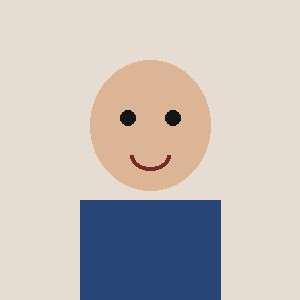
#> input picture demo/faces/victim_1.jpg, 300 x 300 px
$ python make_mockweb.py
#> lines starting #> are read from the running program, lines starting #| are printed output that depends on the picture
from __future__ import annotations

import json
import shutil
import sys
from pathlib import Path

sys.path.insert(0, str(Path(__file__).resolve().parent.parent))

import cv2
import numpy as np
from PIL import Image, ImageDraw, ImageEnhance

from shield import pdq

BASE = Path(__file__).resolve().parent
OUT = BASE / "mockweb"


def _victim() -> Image.Image:
    path = BASE / "faces/victim_1.jpg"
    if path.exists():
        return Image.open(path).convert("RGB")
#> returned value is the input picture: PIL image 300x300 RGB; mean R, G, B 197.8, 190.1, 186.8
    img = Image.new("RGB", (300, 300), (220, 200, 180))
    d = ImageDraw.Draw(img)
    d.ellipse((90, 60, 210, 190), fill=(220, 180, 150))
    d.ellipse((120, 110, 135, 125), fill=(20, 20, 20))
    d.ellipse((165, 110, 180, 125), fill=(20, 20, 20))
    d.arc((130, 140, 170, 170), 0, 180, fill=(120, 40, 40), width=4)
    d.rectangle((80, 200, 220, 300), fill=(40, 70, 120))
    return img


def _overlay(img: Image.Image) -> Image.Image:
    out = img.copy()
    d = ImageDraw.Draw(out)
    d.text((10, 10), "LEAKED", fill=(255, 0, 0))
    return out


def _screenshot(img: Image.Image) -> Image.Image:
    canvas = Image.new("RGB", (img.width + 80, img.height + 80), (30, 30, 30))
#> canvas: PIL image 380x380 RGB; every value is 30
    canvas.paste(img, (40, 40))
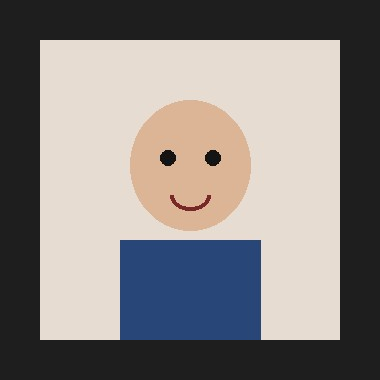
#> canvas: PIL image 380x380 RGB; mean R, G, B 134.6, 129.8, 127.7
    return canvas


def _face_on_body(victim: Image.Image, decoy: Image.Image) -> Image.Image:
    out = decoy.copy()
    try:
        arr = cv2.cvtColor(np.array(victim), cv2.COLOR_RGB2BGR)
        from shield.face import detect_faces
        faces = detect_faces(arr)
        if len(faces):
            x, y, w, h = map(int, faces[0][:4])
            face_img = victim.crop((x, y, x + w, y + h)).resize((90, 90))
            out.paste(face_img, (out.width // 2 - 45, 40))
    except Exception:
        # paste center crop of victim as fallback
        center = victim.crop((75, 50, 225, 200)).resize((90, 90))
        out.paste(center, (out.width // 2 - 45, 40))
    return out


def _make_decoy(i: int) -> Image.Image:
    img = Image.new("RGB", (300, 300), (180 + i % 40, 160 + i % 30, 140 + i % 20))
    d = ImageDraw.Draw(img)
    d.ellipse((90, 60, 210, 190), fill=(200, 160 + i % 40, 130))
    d.ellipse((120, 110, 135, 125), fill=(20, 20, 20))
    d.ellipse((165, 110, 180, 125), fill=(20, 20, 20))
    return img


def build(out: str | Path = OUT):
    out = Path(out)
    if out.exists():
        shutil.rmtree(out)
    (out / "img").mkdir(parents=True)
    (out / "forum").mkdir()
    (out / "gallery").mkdir()
    (out / "directory").mkdir()
    (out / "paste").mkdir()
    (out / "blog").mkdir()
    (out / "private").mkdir()
    (out / "archive").mkdir()

    victim = _victim()

    transforms = {
        "orig.jpg": victim,
        "q30.jpg": victim,
        "resize50.jpg": victim.resize((victim.width // 2, victim.height // 2)),
        "crop5.jpg": victim.crop((int(victim.width * 0.05), int(victim.height * 0.05), victim.width, victim.height)),
        "flip.jpg": victim.transpose(Image.FLIP_LEFT_RIGHT),
        "rot90.jpg": victim.transpose(Image.ROTATE_90),
        "overlay.jpg": _overlay(victim),
        "bright.jpg": ImageEnhance.Brightness(victim).enhance(1.2),
        "screenshot.jpg": _screenshot(victim),
        "crop30.jpg": victim.crop((int(victim.width * 0.3), int(victim.height * 0.3), victim.width, victim.height)),
    }
    for name, img in transforms.items():
        q = 30 if name == "q30.jpg" else 90
        img.save(out / "img" / name, "JPEG", quality=q)
#> this loop made 10 passes
#> (name, q) on passes 1 to 10: ('orig.jpg', 90), ('q30.jpg', 30), ('resize50.jpg', 90), ('crop5.jpg', 90), ('flip.jpg', 90), ('rot90.jpg', 90), ('overlay.jpg', 90), ('bright.jpg', 90), ('screenshot.jpg', 90), ('crop30.jpg', 90)

    decoys = []
    for i in range(40):
        img = _make_decoy(i)
        img.save(out / "img" / f"decoy_{i:02d}.jpg", "JPEG", quality=90)
        decoys.append(img)
#> this loop made 40 passes
#> pass 1, in _make_decoy, `img = Image.new("RGB", (300, 300), (180 + i % 40, 160 + i % 30, 140 + ..`:
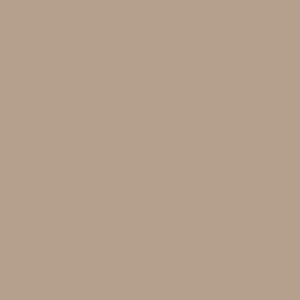
#> img: PIL image 300x300 RGB; mean R, G, B 180, 160, 140
#> after the loop:
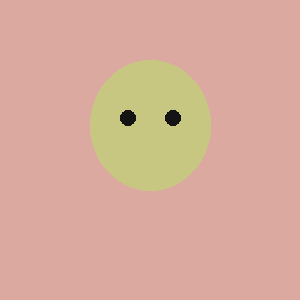
#> img: PIL image 300x300 RGB; mean R, G, B 215.6, 172.3, 154.5
#> after the loop, decoys = 40 items

    _face_on_body(victim, decoys[0]).save(out / "img" / "face_on_body.jpg", "JPEG", quality=90)
#> (the call stopped at in _face_on_body, `faces = detect_faces(arr)`: shield is not available in this run)

    # forum: 3 threads x 4 pages
    for t in range(3):
        for p in range(1, 5):
            imgs = ["orig.jpg", "q30.jpg", "flip.jpg"][t % 3]
            next_link = (
                f'<a rel="next" href="thread{t+1}_page{p+1}.html">Next &raquo;</a>'
                if p < 4 else ""
            )
            html = (
                f"<html><body><div class='thread'><h1>Thread {t+1} page {p}</h1>"
                f"<img src='../img/{imgs}'><img src='../img/decoy_{t:02d}.jpg'>"
                f"{next_link}</div></body></html>"
            )
            (out / "forum" / f"thread{t+1}_page{p}.html").write_text(html)
    (out / "forum" / "index.html").write_text(
        "<html><body><div class='thread'>"
        "<a href='thread1_page1.html'>T1</a> <a href='thread2_page1.html'>T2</a> "
        "<a href='thread3_page1.html'>T3</a></div></body></html>"
    )

    # gallery: 60 lazy images
    cards = "".join(
        f"<div class='gallery'><img data-src='../img/{'orig.jpg' if i == 0 else f'decoy_{i%40:02d}.jpg'}'></div>"
        for i in range(60)
    )
    (out / "gallery" / "index.html").write_text(
        f"<html><body><div class='gallery'>{cards}</div>"
        "<script>let i=0;setInterval(()=>{{if(i<60){{let im=document.createElement('img');"
        "im.dataset.src='../img/decoy_'+((i++)%40).toString().padStart(2,'0')+'.jpg';"
        "document.querySelector('.gallery').appendChild(im);}}}}),50);</script></body></html>"
    )

    # directory: 20 cards
    cards = "".join(
        f"<div class='card'><img src='../img/decoy_{i%40:02d}.jpg'><p>Name {i}</p></div>"
        for i in range(20)
    )
    (out / "directory" / "index.html").write_text(f"<html><body>{cards}</body></html>")

    # paste
    (out / "paste" / "index.html").write_text(
        "<html><body><pre>Acme Corp dump\nAadhaar 2345 6789 0120 (invalid checksum)\n</pre></body></html>"
    )
    (out / "blog" / "index.html").write_text(
        "<html><body><img src='../img/rot90.jpg'><p>Acme Corp</p></body></html>"
    )
    (out / "private" / "index.html").write_text("<html><body>private</body></html>")
    # a corner no page links to: only the sitemap names it, with the image in a lazy attribute
    (out / "archive" / "hidden.html").write_text("<html><body><img data-original='../img/bright.jpg'></body></html>")
    (out / "sitemap.xml").write_text("<urlset><url><loc>http://127.0.0.1:8765/archive/hidden.html</loc></url></urlset>")
    (out / "robots.txt").write_text("User-agent: *\nDisallow: /private/\nSitemap: http://127.0.0.1:8765/sitemap.xml\n")

    # leak bank
    bank = pdq.HashBank()
    victim_rgb = np.array(victim)
    bank.add_reference("victim", "victim", victim_rgb)
    bank_path = BASE / "leak_bank.json"
    bank.save(bank_path)

    bank_json = json.loads(bank_path.read_text())
    bank_json["text_hits"] = [
        {"url": "http://127.0.0.1:8765/paste/", "title": "Acme Corp dump", "snippet": "Aadhaar dump", "tier": 1},
        {"url": "http://127.0.0.1:8765/blog/", "title": "Acme blog", "snippet": "leak", "tier": 2},
    ]
    bank_path.write_text(json.dumps(bank_json, indent=2))
    return out


if __name__ == "__main__":
    print(build())
#> (the call stopped at in build, `bank = pdq.HashBank()`: shield is not available in this run)
